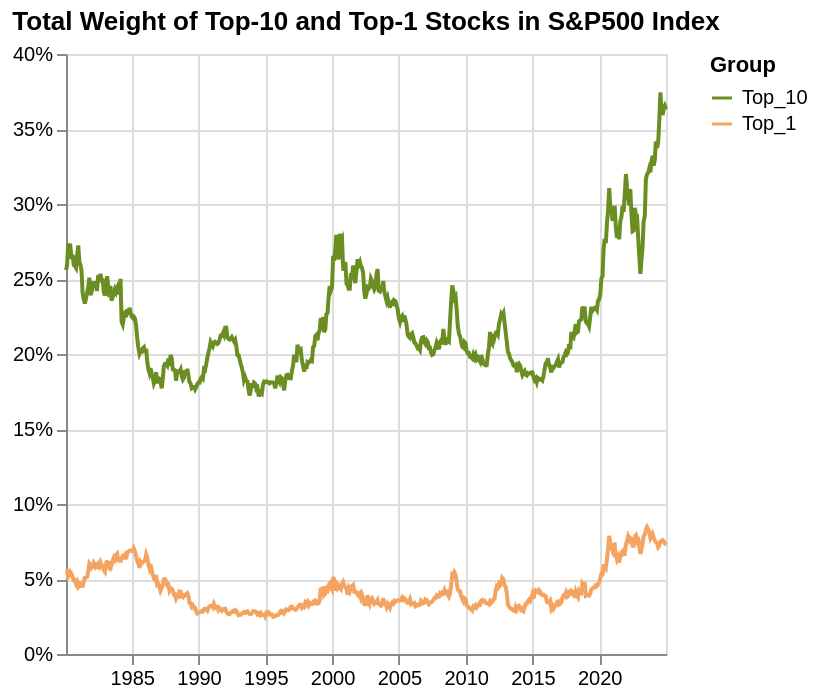

Notebook cell for this chart:
### Code cell
# Advanced Chart
alt.Chart(
    SP_top.melt(id_vars='date', var_name='Group', value_name='weight'),
    title='Total Weight of Top-10 and Top-1 Stocks in S&P500 Index'
).mark_line().encode(
        alt.X('date:T').title(None),
        alt.Y('weight:Q').title(None).axis(format='%'),
        alt.Color('Group:N').scale(
            domain=['Top_10','Top_1'],
            range=['olivedrab','sandybrown']
        )
    )

### Figure 1 — Vega-Lite specification as saved in the notebook (floating-point values rounded to 4 significant figures; data arrays with more than 128 entries replaced by an {"elided": "..."} marker saying what was removed)
{"config": {"view": {"continuousWidth": 300, "continuousHeight": 300}}, "data": {"name": "data-c3e3b307db2dea4dd57eb4453d6c74cc"}, "mark": {"type": "line"}, "encoding": {"color": {"field": "Group", "scale": {"domain": ["Top_10", "Top_1"], "range": ["olivedrab", "sandybrown"]}, "type": "nominal"}, "x": {"field": "date", "title": null, "type": "temporal"}, "y": {"axis": {"format": "%"}, "field": "weight", "title": null, "type": "quantitative"}}, "title": "Total Weight of Top-10 and Top-1 Stocks in S&P500 Index", "$schema": "https://vega.github.io/schema/vega-lite/v6.1.0.json", "datasets": {"data-c3e3b307db2dea4dd57eb4453d6c74cc": {"elided": "1080 records"}}}
